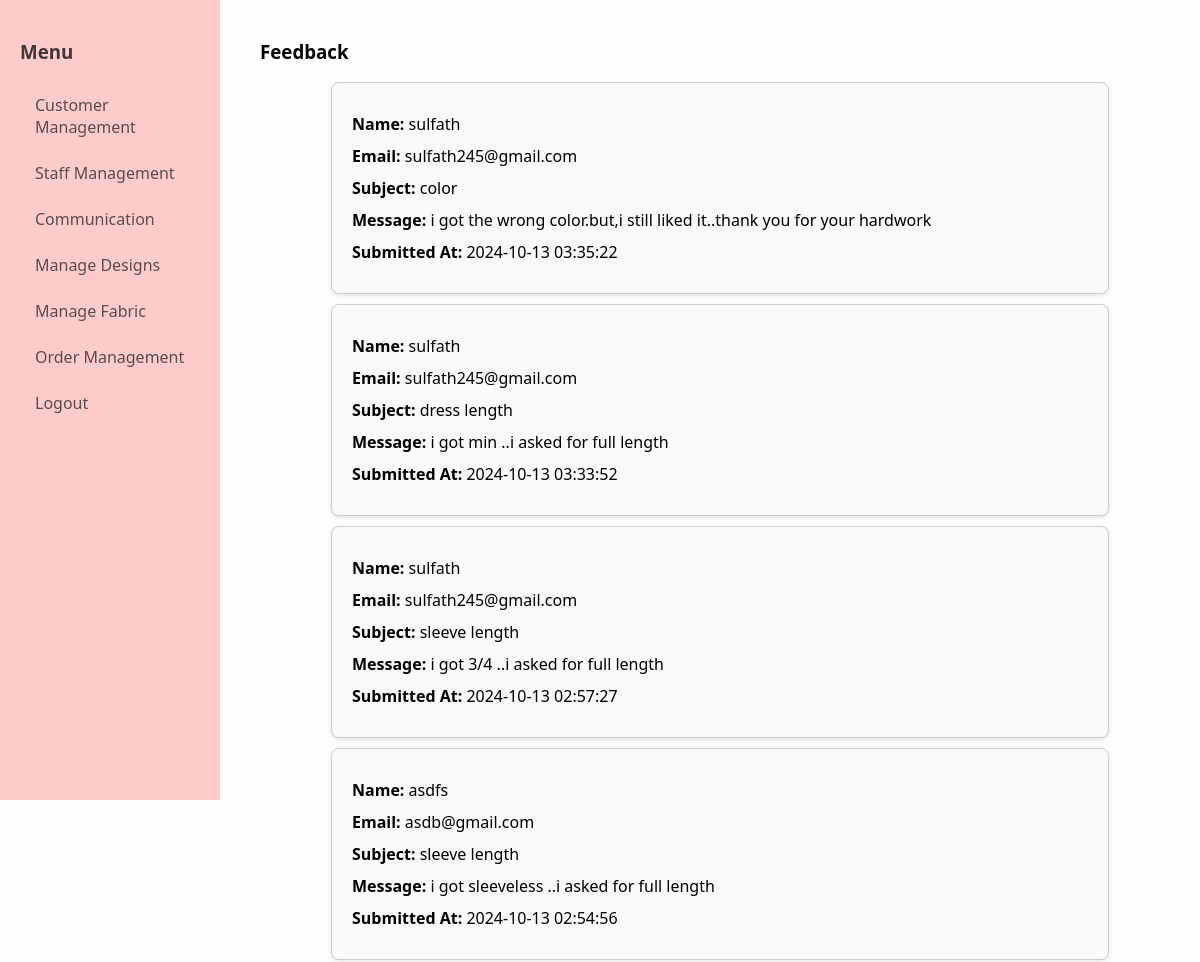
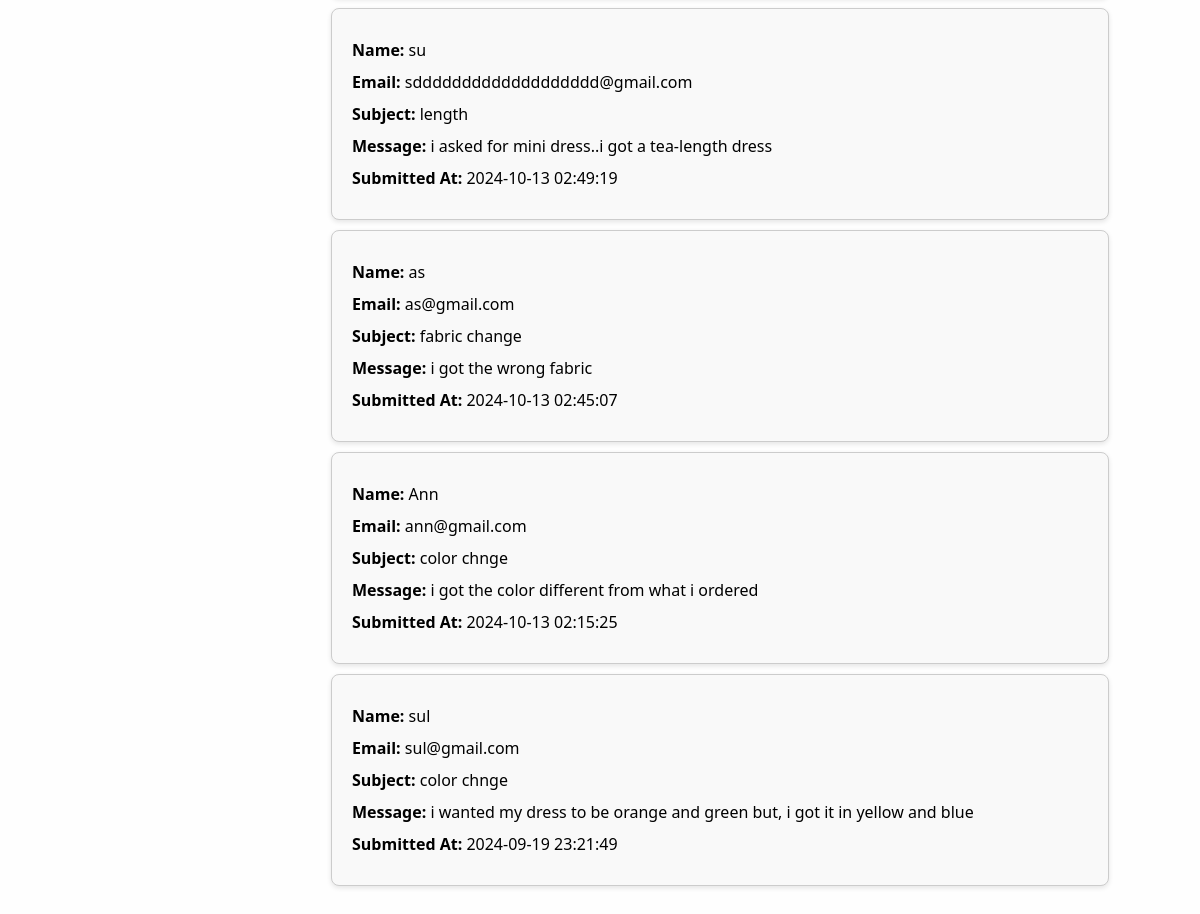
The app's page /admin/show_feedback.php with its own data (2 pictures, top to bottom).
### tables this page shows
CREATE TABLE `contact_messages` (
  `id` int(6) UNSIGNED NOT NULL,
  `name` varchar(255) NOT NULL,
  `email` varchar(255) NOT NULL,
  `subject` varchar(255) DEFAULT NULL,
  `message` text NOT NULL,
  `created_at` timestamp NOT NULL DEFAULT current_timestamp()
);

### admin/show_feedback.php (the view, shortened to what this page needs)
<?php
$conn = mysqli_connect("localhost", "root", "", "fashion");
$feedback = [];
$feedback_sql = "SELECT * FROM contact_messages ORDER BY created_at DESC";
$feedback_result = mysqli_query($conn, $feedback_sql);
if ($feedback_result) {
    while ($row = mysqli_fetch_assoc($feedback_result)) {
        $feedback[] = $row;
    }
} else {
    echo "Error retrieving feedback: " . mysqli_error($conn);
}
?>
<!DOCTYPE html>
<html lang="en">
<head>
    <link rel="stylesheet" href="admin1.css">
</head>
<body>
<div class="admin-dashboard">
        <aside class="sidebar">
            <h3>Menu</h3>
            <a href="customers.php">Customer Management</a>
            <a href="staff.php">Staff Management</a>
            <a href="communications.php">Communication</a>
            <a href="manageDesign.php">Manage Designs</a>
            <a href="manageFabric.php">Manage Fabric</a>
            <a href="OrderManage.php">Order Management</a>
            <a href="logout.php">Logout</a>
        </aside>
    <main class="content">
    <h3>Feedback</h3>
        <?php
        if (!empty($feedback)) {
            foreach ($feedback as $fb) {
                echo "<div class='feedback-tile'>
                        <p><strong>Name:</strong> " . htmlspecialchars($fb['name']) . "</p>
                        <p><strong>Email:</strong> " . htmlspecialchars($fb['email']) . "</p>
                        <p><strong>Subject:</strong> " . htmlspecialchars($fb['subject']) . "</p>
                        <p><strong>Message:</strong> " . htmlspecialchars($fb['message']) . "</p>
                        <p><strong>Submitted At:</strong> " . htmlspecialchars($fb['created_at']) . "</p>
                      </div>";
            }
        } else {
            echo "<p>No feedback found.</p>";
        }
        ?>
    </main>
</body>
</html>

### admin/admin1.css (style rules this page uses)
body { font-family: 'Segoe UI', Tahoma, Geneva, Verdana, sans-serif; background-color: #fefefe; margin: 0; padding: 0; }
.sidebar { width: 220px; background-color: #ffcccb; color: #413636; height: 100vh; float: left; padding: 20px; box-sizing: border-box; transition: width 0.3s; }
.sidebar a { color: #5c4c4c; display: block; padding: 12px 15px; text-decoration: none; border-radius: 4px; transition: background-color 0.3s; }
.content { margin-left: 240px; padding: 20px; box-sizing: border-box; }

### admin/show_feedback.php (style rules this page uses)
.feedback-tile { border: 1px solid #ccc; padding: 20px; margin: 10px auto; border-radius: 8px; box-shadow: 0 2px 5px rgba(0, 0, 0, 0.1); width: 80%; background-color: #f9f9f9; }
.feedback-tile p { margin: 10px 0; }

### records on screen
contact_messages: name "sulfath", email "sulfath245@gmail.com", subject "color", message "i got the wrong color.but,i still liked it..thank you for your hardwork", created_at "2024-10-13 03:35:22"
contact_messages: name "sulfath", email "sulfath245@gmail.com", subject "dress length", message "i got min ..i asked for full length", created_at "2024-10-13 03:33:52"
contact_messages: name "sulfath", email "sulfath245@gmail.com", subject "sleeve length", message "i got 3/4 ..i asked for full length", created_at "2024-10-13 02:57:27"
contact_messages: name "asdfs", email "asdb@gmail.com", subject "sleeve length", message "i got sleeveless ..i asked for full length", created_at "2024-10-13 02:54:56"
contact_messages: name "su", email "sddddddddddddddddddd@gmail.com", subject "length", message "i asked for mini dress..i got a tea-length dress", created_at "2024-10-13 02:49:19"
contact_messages: name "as", email "as@gmail.com", subject "fabric change", message "i got the wrong fabric", created_at "2024-10-13 02:45:07"
contact_messages: name "Ann", email "ann@gmail.com", subject "color chnge", message "i got the color different from what i ordered", created_at "2024-10-13 02:15:25"
contact_messages: name "sul", email "sul@gmail.com", subject "color chnge", message "i wanted my dress to be orange and green but, i got it in yellow and blue", created_at "2024-09-19 23:21:49"
